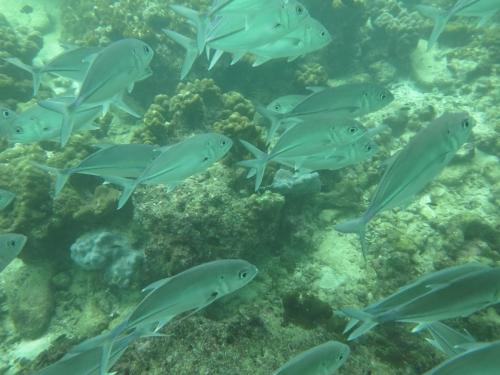
#> input picture Input/1.png, 500 x 375 px
$ python -i Evaluation.py   (imports and definitions only)
#> lines starting #> are read from the running program, lines starting #| are printed output that depends on the picture
from scipy import ndimage
from PIL import Image
import numpy as np
import math
import cv2


def _uiconm(x, window_size):
    """
      Underwater image contrast measure
      https://github.com/tkrahn108/UIQM/blob/master/src/uiconm.cpp
      https://ieeexplore.ieee.org/abstract/document/5609219
    """
    plip_lambda = 1026.0
    plip_gamma  = 1026.0
    plip_beta   = 1.0
    plip_mu     = 1026.0
    plip_k      = 1026.0
    # if 4 blocks, then 2x2...etc.
    k1 = x.shape[1]/window_size
    k2 = x.shape[0]/window_size
    # weight
    w = -1./(k1*k2)
    blocksize_x = window_size
    blocksize_y = window_size
    # make sure image is divisible by window_size - doesn't matter if we cut out some pixels
    x = x[0:int(blocksize_y*k2), 0:int(blocksize_x*k1)]
    # entropy scale - higher helps with randomness
    alpha = 1
    val = 0
    k1 = int(k1)
    k2 = int(k2)
    for l in range(k1):
        for k in range(k2):
            block = x[k*window_size:window_size*(k+1), l*window_size:window_size*(l+1), :]
            max_ = np.max(block)
            min_ = np.min(block)
            top = max_-min_
            bot = max_+min_
            if math.isnan(top) or math.isnan(bot) or bot == 0.0 or top == 0.0: val += 0.0
            else: val += alpha*math.pow((top/bot),alpha) * math.log(top/bot)
            #try: val += plip_multiplication((top/bot),math.log(top/bot))
    return w*val

def mu_a(x, alpha_L=0.1, alpha_R=0.1):
    """
      Calculates the asymetric alpha-trimmed mean
    """
    # sort pixels by intensity - for clipping
    x = sorted(x)
    # get number of pixels
    K = len(x)
    # calculate T alpha L and T alpha R
    T_a_L = math.ceil(alpha_L*K)
    T_a_R = math.floor(alpha_R*K)
    # calculate mu_alpha weight
    weight = (1/(K-T_a_L-T_a_R))
    # loop through flattened image starting at T_a_L+1 and ending at K-T_a_R
    s   = int(T_a_L+1)
    e   = int(K-T_a_R)
    val = sum(x[s:e])
    val = weight*val
    return val

def s_a(x, mu):
    val = 0
    for pixel in x:
        val += math.pow((pixel-mu), 2)
    return val/len(x)


def _uicm(x):
    R = x[:,:,0].flatten()
    G = x[:,:,1].flatten()
    B = x[:,:,2].flatten()
    RG = R-G
    YB = ((R+G)/2)-B
    mu_a_RG = mu_a(RG)
    mu_a_YB = mu_a(YB)
    s_a_RG = s_a(RG, mu_a_RG)
    s_a_YB = s_a(YB, mu_a_YB)
    l = math.sqrt( (math.pow(mu_a_RG,2)+math.pow(mu_a_YB,2)) )
    r = math.sqrt(s_a_RG+s_a_YB)
    return (-0.0268*l)+(0.1586*r)


def sobel(x):
    dx = ndimage.sobel(x,0)
    dy = ndimage.sobel(x,1)
    mag = np.hypot(dx, dy)
    mag *= 255.0 / np.max(mag)
    return mag

def _uism(x):
    """
      Underwater Image Sharpness Measure
    """
    # get image channels
    R = x[:,:,0]
    G = x[:,:,1]
    B = x[:,:,2]
    # first apply Sobel edge detector to each RGB component
    Rs = sobel(R)
    Gs = sobel(G)
    Bs = sobel(B)
    # multiply the edges detected for each channel by the channel itself
    R_edge_map = np.multiply(Rs, R)
    G_edge_map = np.multiply(Gs, G)
    B_edge_map = np.multiply(Bs, B)
    # get eme for each channel
    r_eme = eme(R_edge_map, 10)
    g_eme = eme(G_edge_map, 10)
    b_eme = eme(B_edge_map, 10)
    # coefficients
    lambda_r = 0.299
    lambda_g = 0.587
    lambda_b = 0.144
    return (lambda_r*r_eme) + (lambda_g*g_eme) + (lambda_b*b_eme)


def eme(x, window_size):
    """
      Enhancement measure estimation
      x.shape[0] = height
      x.shape[1] = width
    """
    # if 4 blocks, then 2x2...etc.
    k1 = x.shape[1]/window_size
    k2 = x.shape[0]/window_size
    # weight
    w = 2./(k1*k2)
    blocksize_x = window_size
    blocksize_y = window_size
    # make sure image is divisible by window_size - doesn't matter if we cut out some pixels
    x = x[0:int(blocksize_y*k2), 0:int(blocksize_x*k1)]
    val = 0
    k1 = int(k1)
    k2 = int(k2)
    for l in range(k1):
        for k in range(k2):
            block = x[k*window_size:window_size*(k+1), l*window_size:window_size*(l+1)]
            max_ = np.max(block)
            min_ = np.min(block)
            # bound checks, can't do log(0)
            if min_ == 0.0: val += 0
            elif max_ == 0.0: val += 0
            else: val += math.log(max_/min_)
    return w*val


def getUIQM(x):
    """
      Function to return UIQM to be called from other programs
      x: image
    """
    x = x.astype(np.float32)
    c1 = 0.0282; c2 = 0.2953; c3 = 3.5753
    uicm   = _uicm(x)
    uism   = _uism(x)
    uiconm = _uiconm(x, 10)
    uiqm = (c1*uicm) + (c2*uism) + (c3*uiconm)
    return uicm, uism, uiconm, uiqm

def getUCIQE(img):
    #img_BGR = cv2.imread(img)
    img_LAB = cv2.cvtColor(img, cv2.COLOR_BGR2LAB)
    img_LAB = np.array(img_LAB,dtype=np.float64)
    # Trained coefficients are c1=0.4680, c2=0.2745, c3=0.2576 according to paper.
    coe_Metric = [0.4680, 0.2745, 0.2576]

    img_lum = img_LAB[:,:,0]/255.0
    img_a = img_LAB[:,:,1]/255.0
    img_b = img_LAB[:,:,2]/255.0

    # item-1
    chroma = np.sqrt(np.square(img_a)+np.square(img_b))
    sigma_c = np.std(chroma)

    # item-2
    img_lum = img_lum.flatten()
    sorted_index = np.argsort(img_lum)
    top_index = sorted_index[int(len(img_lum)*0.99)]
    bottom_index = sorted_index[int(len(img_lum)*0.01)]
    con_lum = img_lum[top_index] - img_lum[bottom_index]

    # item-3
    chroma = chroma.flatten()
    sat = np.divide(chroma, img_lum, out=np.zeros_like(chroma, dtype=np.float64), where=img_lum!=0)
    avg_sat = np.mean(sat)

    uciqe = sigma_c*coe_Metric[0] + con_lum*coe_Metric[1] + avg_sat*coe_Metric[2]
    return uciqe

def getScore(img):
    UICM, UISM, UIConM, UIQM = getUIQM(img)
    UCIQE = getUCIQE(img)
    return UICM, UISM, UIConM, UIQM, UCIQE

>>> import cv2
>>> picture = cv2.imread('Input/1.png')
#> picture is the input picture: shape (375, 500, 3); mean B, G, R 114.2, 145.6, 83.9
>>> result = getScore(picture)
#> in mu_a, `x = sorted(x)`: x = 187500 items
#> in mu_a, `K = len(x)`: K = 187500
#> in mu_a, `T_a_L = math.ceil(alpha_L*K)`: T_a_L = 18750
#> in mu_a, `weight = (1/(K-T_a_L-T_a_R))`: weight = 6.67e-06
#> in mu_a, `s   = int(T_a_L+1)`: s = 18751
#> in mu_a, `e   = int(K-T_a_R)`: e = 168750
#> in mu_a, `val = sum(x[s:e])`: val = -4588570
#> in mu_a, `val = weight*val`: val = -30.59
#> in _uicm, `mu_a_YB = mu_a(YB)`: mu_a_YB = 45.17
#> the loop in s_a, `for pixel in x:` made 187500 passes
#> (pixel, val) on passes 1 to 3: (-56, 645.6), (-56, 1291.3), (-56, 1936.9)
#> after the loop in s_a, `for pixel in x:`: val = 17809719.8
#> in _uicm, `s_a_RG = s_a(RG, mu_a_RG)`: s_a_RG = 94.99
#> the loop in s_a (call 2), `for pixel in x:` made 187500 passes
#> (pixel, val) on passes 1 to 3: (47, 3.35), (47, 6.7), (49, 21.38)
#> in _uicm, `s_a_YB = s_a(YB, mu_a_YB)`: s_a_YB = 193.9
#> in _uicm, `l = math.sqrt( (math.pow(mu_a_RG,2)+math.pow(mu_a_YB,2)) )`: l = 54.55
#> in _uicm, `r = math.sqrt(s_a_RG+s_a_YB)`: r = 17
#> in getUIQM, `uicm   = _uicm(x)`: uicm = 1.23
#> in _uism, `R = x[:,:,0]`:
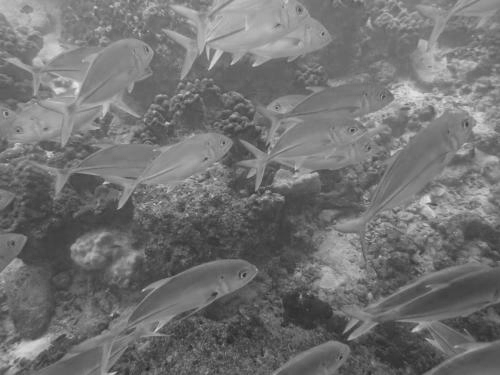
#> R: shape (375, 500) float32; min 37, max 231, mean 114.2
#> in _uism, `G = x[:,:,1]`:
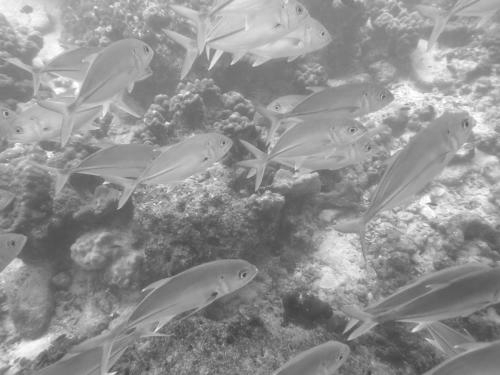
#> G: shape (375, 500) float32; min 64, max 255, mean 145.6
#> in _uism, `B = x[:,:,2]`:
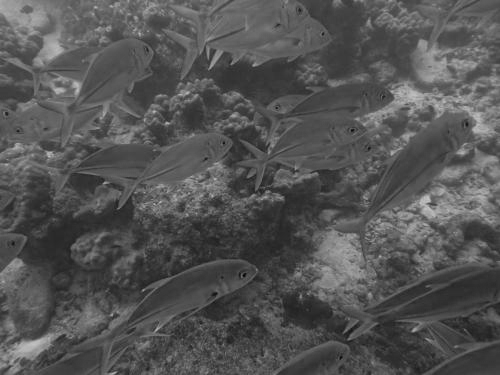
#> B: shape (375, 500) float32; min 2, max 196, mean 83.9
#> in _uism, `R_edge_map = np.multiply(Rs, R)`:
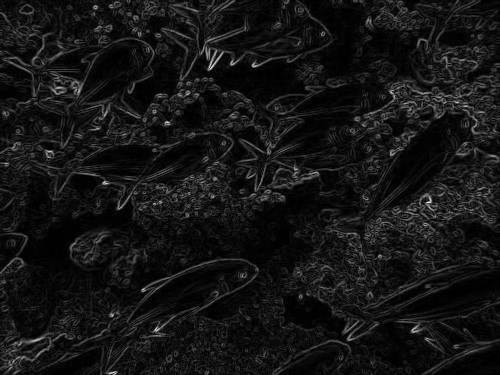
#> R_edge_map: shape (375, 500) float32; min 0, max 42236, mean 3507.6; drawn with min black and max white
#> after the loop in eme, `for l in range(k1):`: val = 6299.7
#> in _uism, `r_eme = eme(R_edge_map, 10)`: r_eme = 6.72
#> in _uism, `g_eme = eme(G_edge_map, 10)`: g_eme = 6.66
#> in _uism, `b_eme = eme(B_edge_map, 10)`: b_eme = 6.79
#> in getUIQM, `uism   = _uism(x)`: uism = 6.89
#> after the loop in _uiconm, `for l in range(k1):`: val = -633.5
#> in getUIQM, `uiconm = _uiconm(x, 10)`: uiconm = 0.338
#> in getUIQM, `uiqm = (c1*uicm) + (c2*uism) + (c3*uiconm)`: uiqm = 3.28
#> in getScore, `UICM, UISM, UIConM, UIQM = getUIQM(img)`: UICM = 1.23; UISM = 6.89; UIConM = 0.338; UIQM = 3.28
#> in getUCIQE, `img_LAB = cv2.cvtColor(img, cv2.COLOR_BGR2LAB)`: img_LAB: shape (375, 500, 3); mean of channels 0, 1, 2 141.3, 100.8, 138.5
#> in getUCIQE, `img_LAB = np.array(img_LAB,dtype=np.float64)`: img_LAB: shape (375, 500, 3) float64; mean of channels 0, 1, 2 141.3, 100.8, 138.5
#> in getUCIQE, `img_a = img_LAB[:,:,1]/255.0`:
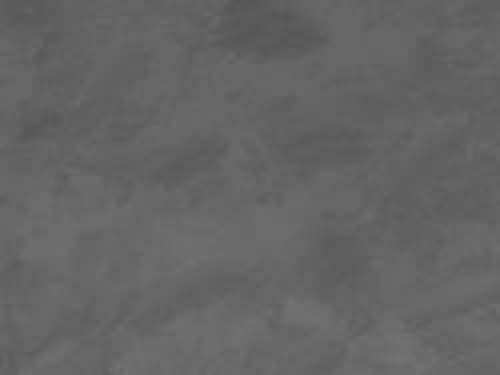
#> img_a: shape (375, 500) float64; min 0.337, max 0.463, mean 0.395
#> in getUCIQE, `img_b = img_LAB[:,:,2]/255.0`:
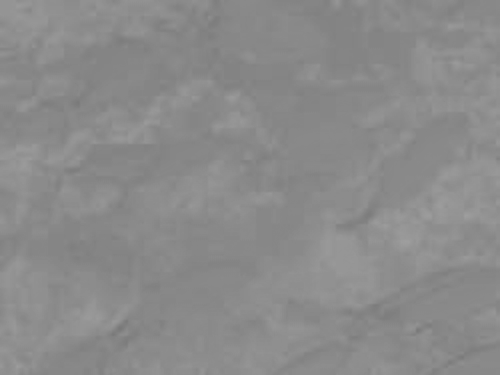
#> img_b: shape (375, 500) float64; min 0.475, max 0.624, mean 0.543
#> in getUCIQE, `chroma = np.sqrt(np.square(img_a)+np.square(img_b))`:
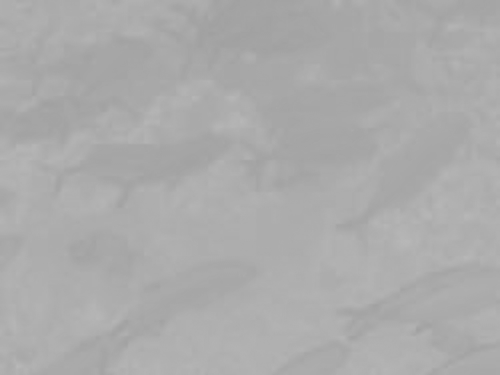
#> chroma: shape (375, 500) float64; min 0.625, max 0.726, mean 0.672
#> in getUCIQE, `sigma_c = np.std(chroma)`: sigma_c = 0.0157
#> in getUCIQE, `top_index = sorted_index[int(len(img_lum)*0.99)]`: top_index = 96482
#> in getUCIQE, `bottom_index = sorted_index[int(len(img_lum)*0.01)]`: bottom_index = 170399
#> in getUCIQE, `con_lum = img_lum[top_index] - img_lum[bottom_index]`: con_lum = 0.553
#> in getUCIQE, `avg_sat = np.mean(sat)`: avg_sat = 1.28
#> in getUCIQE, `uciqe = sigma_c*coe_Metric[0] + con_lum*coe_Metric[1] + avg_sat*coe_Me..`: uciqe = 0.49
#> result = (1.23, 6.89, 0.338, 3.28, 0.49)

$ run again, on Input/2.png
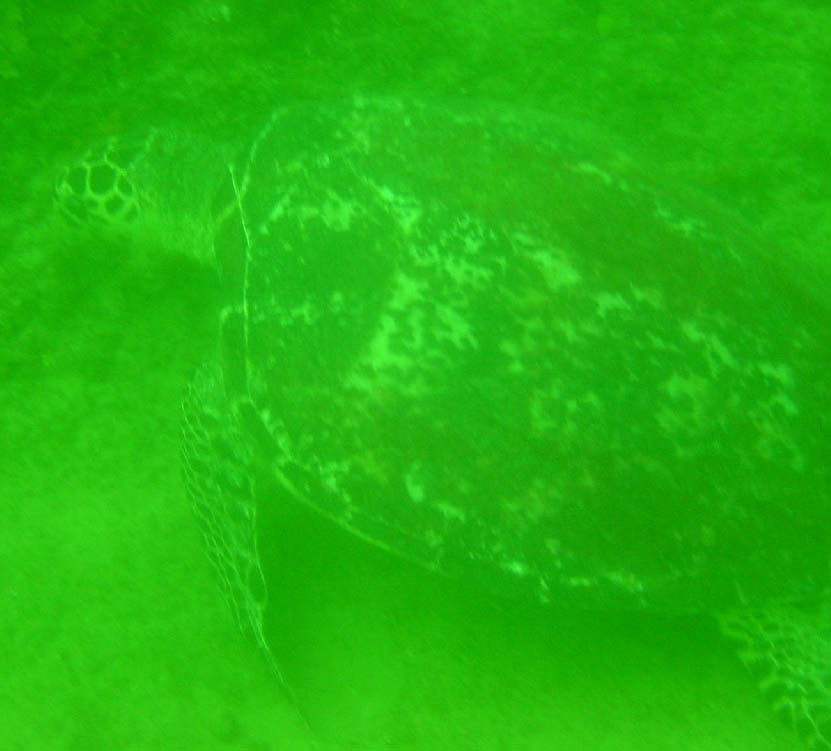
#> input picture Input/2.png, 831 x 751 px
#> picture is the input picture: shape (751, 831, 3); mean B, G, R 13.2, 180.6, 34.7
#> in mu_a, `x = sorted(x)`: x = 624081 items
#> K = 624081
#> T_a_L = 62409
#> T_a_R = 62408
#> weight = 2e-06
#> s = 62410
#> e = 561673
#> in mu_a, `val = sum(x[s:e])`: val = -83499398
#> in mu_a, `val = weight*val`: val = -167.2
#> mu_a_YB = 62.03
#> the loop in s_a, `for pixel in x:` made 624081 passes
#> (pixel, val) on passes 1 to 3: (-160, 52.49), (-159, 120.5), (-159, 188.4)
#> after the loop in s_a, `for pixel in x:`: val = 53563331.3
#> s_a_RG = 85.83
#> the loop in s_a (call 2), `for pixel in x:` made 624081 passes
#> (pixel, val) on passes 1 to 3: (62, 0.00109), (60.5, 2.35), (60.5, 4.7)
#> s_a_YB = 33.85
#> l = 178.4
#> r = 10.94
#> uicm = -3.05
#> in _uism, `R_edge_map = np.multiply(Rs, R)`:
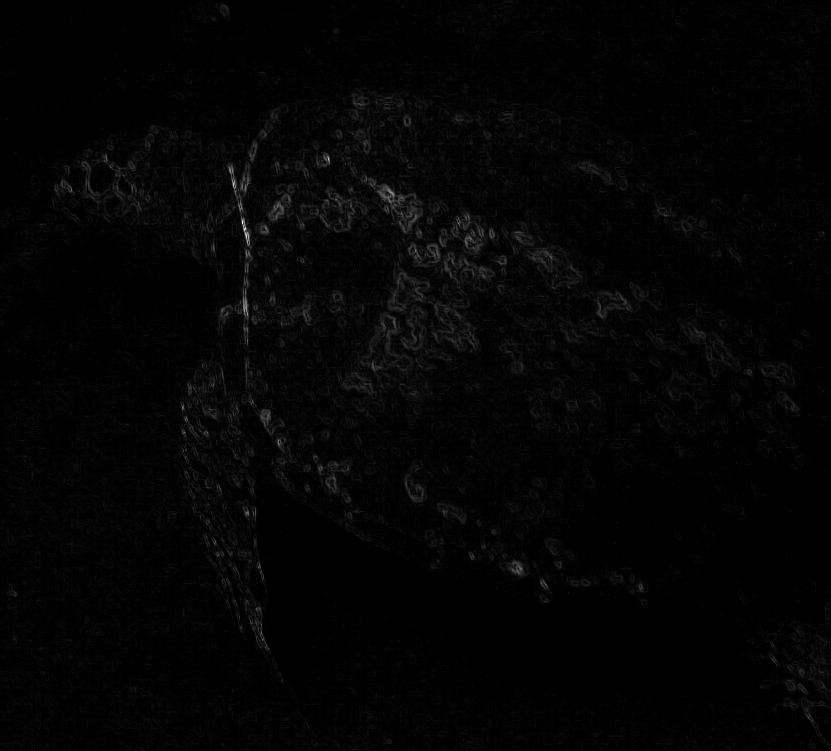
#> R_edge_map: shape (751, 831) float32; min 0, max 14142.8, mean 243.2; drawn with min black and max white
#> after the loop in eme, `for l in range(k1):`: val = 9380.6
#> r_eme = 3.01
#> g_eme = 3.62
#> b_eme = 4.13
#> uism = 3.62
#> after the loop in _uiconm, `for l in range(k1):`: val = -376.8
#> uiconm = 0.0604
#> uiqm = 1.2
#> UICM = -3.05; UISM = 3.62; UIConM = 0.0604; UIQM = 1.2
#> in getUCIQE, `img_b = img_LAB[:,:,2]/255.0`:
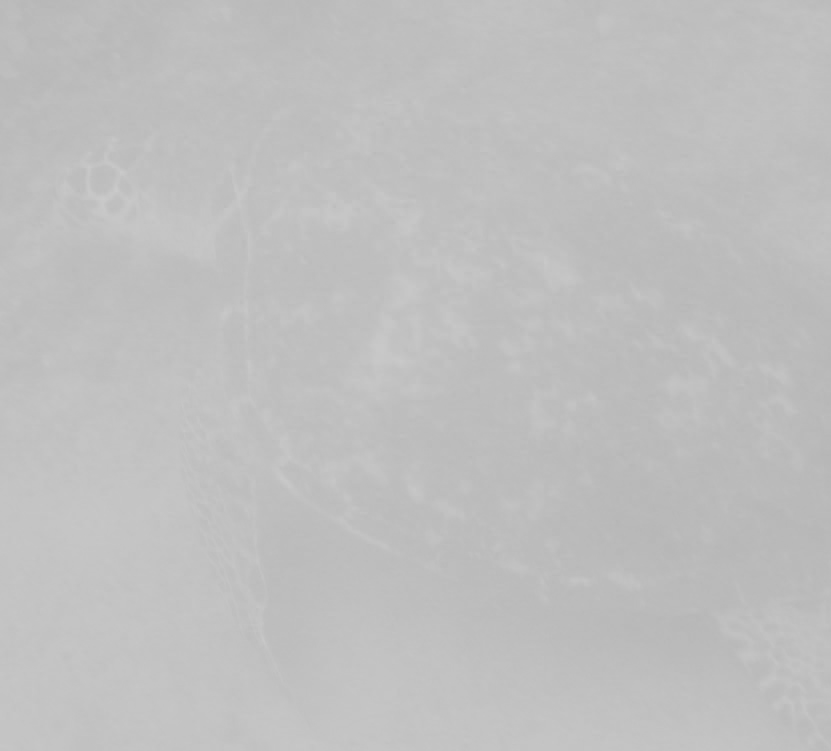
#> img_b: shape (751, 831) float64; min 0.71, max 0.796, mean 0.748
#> sigma_c = 0.00787
#> top_index = 255345
#> bottom_index = 42484
#> con_lum = 0.231
#> avg_sat = 1.23
#> uciqe = 0.385
#> result = (-3.05, 3.62, 0.0604, 1.2, 0.385)
